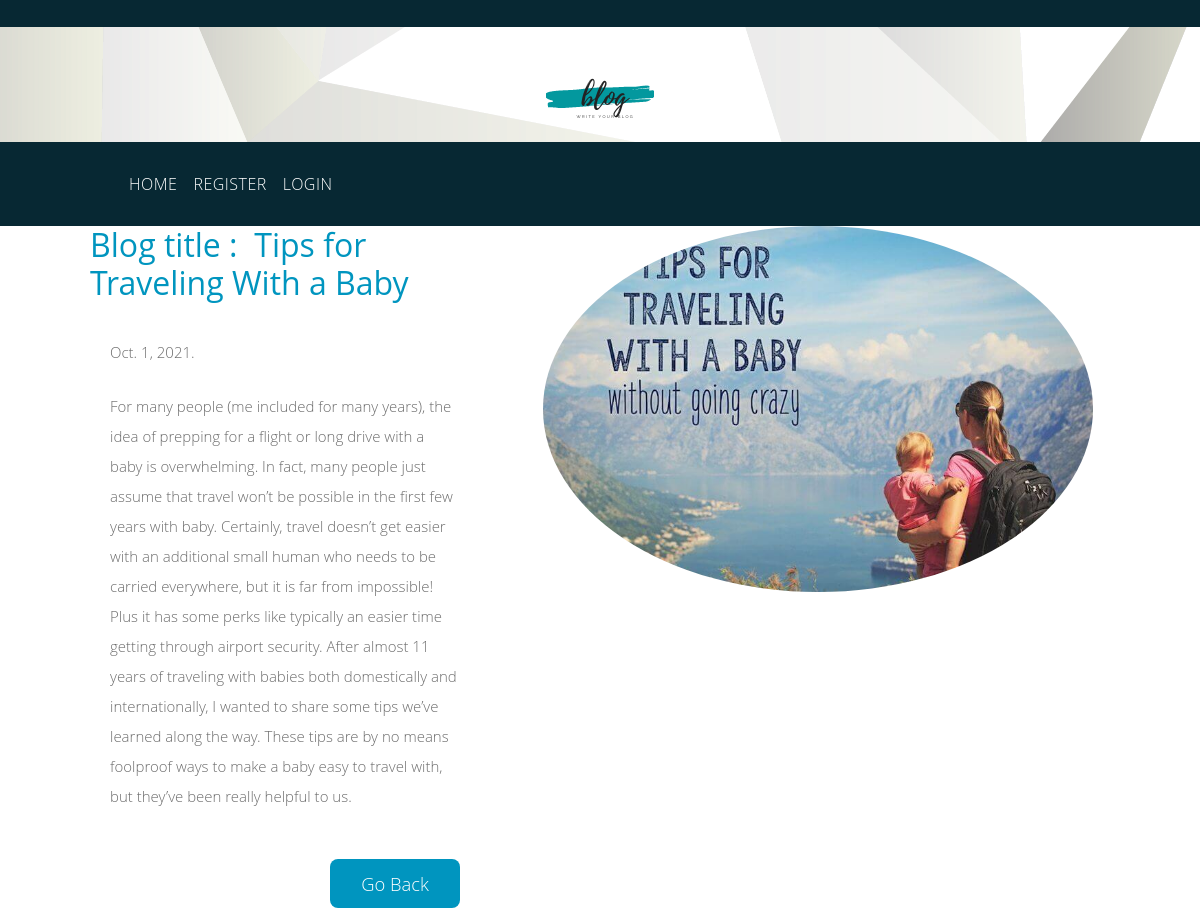
/detail/20, run on the app's committed database.
### blogapp/models.py (models this page shows, shortened)
class Blog(models.Model):
    name = models.CharField(max_length=255, unique=True)
    desc = models.TextField()
    img = models.ImageField(upload_to='blog')
    auth = models.CharField(max_length=255)
    date = models.DateField(default=datetime.date.today)
    class Meta:
        ordering = ('name',)
        verbose_name = 'blog'
        verbose_name_plural = 'blogs'

### blogapp/views.py (the view)
# urls.py: path('detail/<int:id>', views.blogdetail, name='blogdetail'),
def blogdetail(request,id):
    det=Blog.objects.get(id=id)
    return render(request, 'view.html',{'det': det})

### templates/view.html (shortened to what this page needs)
{% extends 'base.html' %}
{% load static %}
{% block content %}
<!DOCTYPE html>
<html lang="en">
<head>
    <link rel="stylesheet" href="{% static 'vw/css/bootstrap.min.css' %}">
    <link rel="stylesheet" href="{% static 'vw/css/tooplate-style.css' %}">
</head>
<body>
    <div class="tm-container mx-auto">
        <section id="tm-section-2" class="tm-section pt-2 pb-2">
            <div class="container">
                <div class="row">
                    <div class="col-xl-5 col-lg-6 tm-flex-center-v tm-text-container tm-section-left">
                        <h2 class="tm-color-secondary mb-4">Blog title : &nbsp;{{det.name}}</h2>
                        <p class="mb-4">{{det.date}}.</p>
                        <p class="mb-5">{{det.desc}}</p>
                        <p class="text-right mb-0">
                            <a href="/" class="btn tm-btn-secondary">Go Back</a>
                        </p>
                    </div>
                    <div class="col-xl-7 col-lg-6 tm-circle-img-container">
                        <img src="{{det.img.url}}" alt="Image" class="rounded-circle tm-circle-img">
                    </div>
                </div>
            </div>
        </section>
    </div>
</body>
</html>
{% endblock %}

### static/hom/css/style.css (style rules this page uses)
* { box-sizing: border-box !important; transition: ease all 0.5s; }
html { scroll-behavior: smooth; }
body { color: #666666; font-size: 14px; font-family: 'Raleway', sans-serif;; line-height: 1.80857; font-weight: normal; overflow-x: hidden; }
a { color: #1f1f1f; text-decoration: none !important; outline: none !important; -webkit-transition: all .3s ease-in-out; -moz-transition: all .3s ease-in-out; -ms-transition: all .3s ease-in-out; -o-transition: all .3s ease-in-out; transition: all .3s ease-in-out; }
h1, h2, h3, h4, h5, h6 { letter-spacing: 0; font-weight: normal; position: relative; padding: 0 0 10px 0; font-weight: normal; line-height: normal; color: #111111; margin: 0 }
h2 { font-size: 22px }
*, *::after, *::before { -webkit-box-sizing: border-box; -moz-box-sizing: border-box; box-sizing: border-box; }
p { margin: 20px; font-weight: 400; font-size: 15px; line-height: 24px; }
a { color: #ffffff; text-decoration: none; outline: none !important; }

### static/vw/css/tooplate-style.css (style rules this page uses)
* { margin: 0; padding: 0; }
body { background-color: #eee; color: #6c6c6c; font-family: "Open Sans", Helvetica, Arial, sans-serif; font-size: 18px; overflow-x: hidden; }
.tm-container { background-color: white; max-width: 1400px; }
.tm-color-secondary { color: #0095bf; }
.tm-btn-secondary { color: white; background-color: #0095bf; }
p, ul { line-height: 2; font-weight: 300; }
.btn { padding: 10px 30px; font-size: 1.15rem; font-weight: 300; border-radius: 8px; }
.tm-flex-center-v { display: flex; flex-direction: column; justify-content: center; }
.tm-text-container { max-width: 420px; }
.tm-circle-img { width: 550px; }
.tm-circle-img-container { text-align: right; }
@media (min-width: 576px) { .container { max-width: none; } }
@media (min-width: 768px) { .container { max-width: 720px; } }
@media (min-width: 992px) { .container { max-width: 960px; } }
@media (min-width: 1200px) { .container { max-width: 1050px; } }

### data on the page
Blog: name "Tips for Traveling With a Baby", date "Oct. 1, 2021", desc "For many people (me included for many years), the idea of prepping for a flight or long drive with a baby is overwhelming. In fact, many people just assume that travel won’t be possible in the first few years with baby. Certainly, travel doesn’t get easier with an additional small human who needs to be carried everywhere, but it is far from impossible! Plus it has some perks like typically an easier time getting through airport security. After almost 11 years of traveling with babies both domestically and internationally, I wanted to share some tips we’ve learned along the way. These tips are by no means foolproof ways to make a baby easy to travel with, but they’ve been really helpful to…", img (picture)
